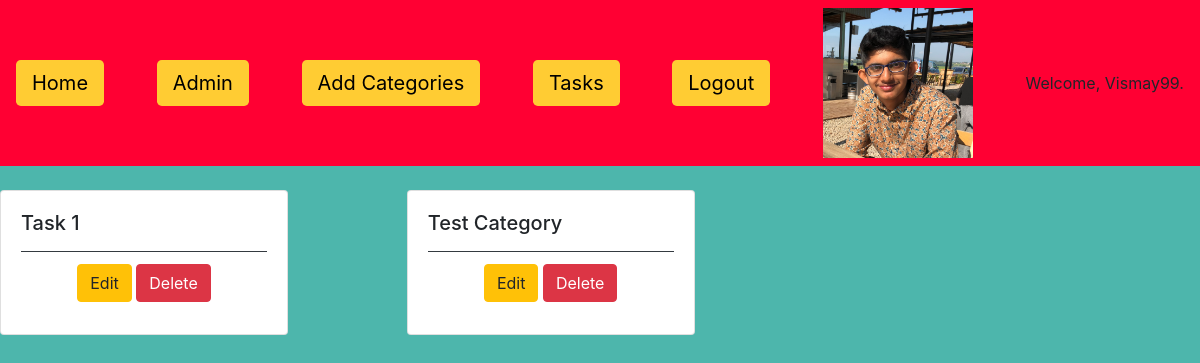
The app's page /ToDoApp/ (signed in) with its own data.
### ToDoApp/models.py (models this page shows, shortened)
class AppUser(AbstractUser):
	birth_date = models.DateField(null=True,blank=True)
	profile_pic = models.ImageField(upload_to='images/')

class Task_Category(models.Model):
	user = models.ForeignKey(AppUser,on_delete = models.CASCADE)
	title = models.CharField(max_length = 50)
	description = models.TextField(blank = True)
	class Meta:
		verbose_name = ("Category")
		verbose_name_plural = ("Categories")

### ToDoApp/views.py (the view)
# urls.py: path('', views.categoryindex, name = 'categoryindex'),
@login_required(login_url = 'home')
def categoryindex(request):
    task_category_list = Task_Category.objects.filter(user = request.user)
    return render(request, 'ToDoApp/task_category_list.html', {'task_category_list': task_category_list})

### ToDoApp/templates/ToDoApp/task_category_list.html (shortened to what this page needs)
<!DOCTYPE html>
{% load static %}
<html>
<head>
    <link rel="stylesheet" href="https://stackpath.bootstrapcdn.com/bootstrap/4.3.1/css/bootstrap.min.css"
integrity="sha384-ggOyR0iXCbMQv3Xipma34MD+dH/1fQ784/j6cY/iJTQUOhcWr7x9JvoRxT2MZw1T">
</head>
<body style="background-color:#4DB6AC;">
<nav class="navbar navbar-light" style="background-color:#FF0033;">
    <a class="navbar-link btn-lg" href="{% url 'ToDoApp:categoryindex' %}" style="background-color:#FFCC33;color:#000000;">Home</a>
<a href="{% url 'admin:index' %}" class = 'navbar-link btn-lg' style="background-color:#FFCC33;color:#000000;">Admin</a>
    <a href="{% url 'ToDoApp:create-category' %}" class="navbar-link btn-lg" style="background-color:#FFCC33;color:#000000;">Add Categories</a>
    <a href="{% url 'ToDoApp:taskindex' %}" class="navbar-link btn-lg" style="background-color:#FFCC33;color:#000000;"> Tasks</a>
    <a href="{% url 'logout' %}" class="navbar-link btn-lg" style="background-color:#FFCC33;color:#000000;">Logout</a>
{% if user.is_authenticated %}
   {% if request.user.profile_pic %}
    <center><img src="{{ request.user.profile_pic.url }}" width=150 height=150></center>
    {% endif %}
     <center>Welcome, {{ user.username }}.</center>
{% endif %}
</nav>
<br>
{% block content %}
<div class="card-columns">
    {% for task_category in task_category_list %}
    <div class="card" style="width: 18rem;">
  <div class="card-body">
    <h5 class="card-title">{{ task_category.title }}</h5>
   <div class="card-footer bg-transparent border-dark">
   <center>
       <a href="update/{{task_category.id}}" class="btn btn-warning" id = '{{task_category.id}}'>Edit</a>
       <a href="delete/{{task_category.id}}" class="btn btn-danger" id = '{{task_category.id}}'>Delete</a>
    </center>
    </div>
  </div>
</div>
    {% endfor %}
</div>
{% endblock %}
</body>
</html>

### records on screen
AppUser: user.profile_pic (picture), username "Vismay99"
Task_Category: title "Task 1"
Task_Category: title "Test Category"
